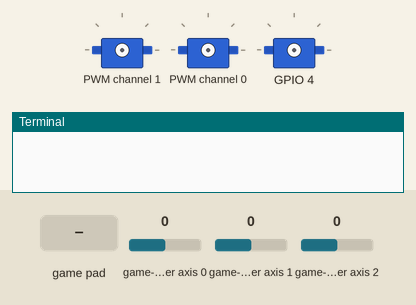
Simulated run of this program. Board: Raspberry Pi (BCM pin numbers). On the bench: 3 × servo, the last lines printed to the terminal. The test bench sets the inputs (shaded band); at power-on: game-controller axis 1 0, game-controller axis 2 0, game-controller axis 0 0. Servo angles are drawn from the pulse width (0.5 ms = 0°, 2.5 ms = 180°).

Above: at 1.2 s.
1.3 s: game-controller axis 1 set to -1
2.8 s: game-controller button 10 pressed
At 3.6 s:
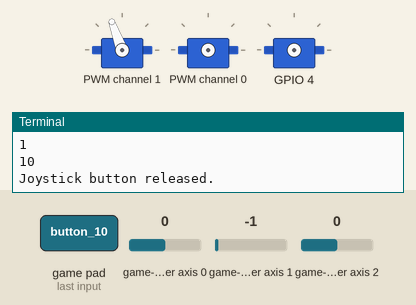
4.3 s: game-controller axis 2 set to -1
At 4.7 s:
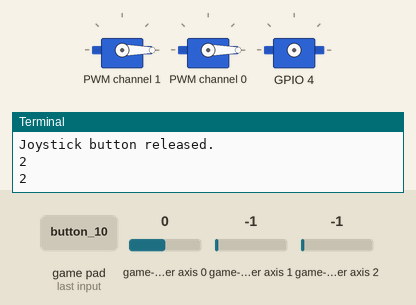
5.8 s: game-controller button 11 pressed
At 7.0 s:
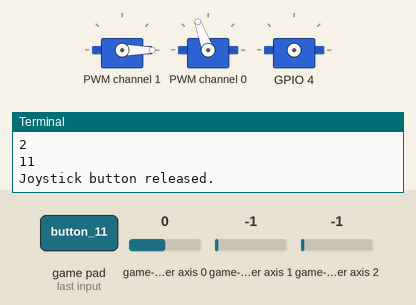
7.3 s: game-controller button 8 pressed
8.8 s: game-controller axis 0 set to -1
At 11.7 s:
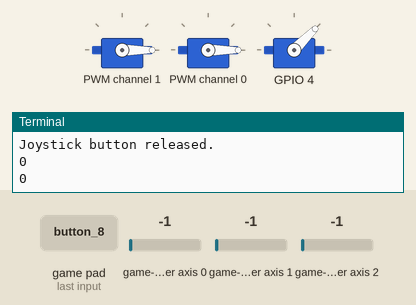
Timing chart, 0 to 12.8 s (numbered marks = the images above; inputs shaded):
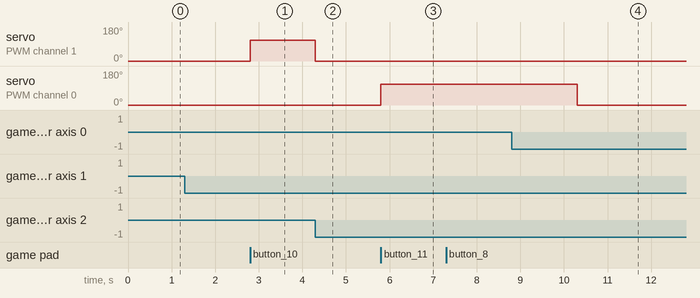

Measured:
- after the input at 2.8 s, servo on PWM channel 1: 0° → 110° at once
- after the input at 4.3 s, servo on PWM channel 1: 110° → 0° at once
- after the input at 5.8 s, servo on PWM channel 0: 0° → 110° at once
- after the input at 8.8 s, servo on PWM channel 0: 110° → 0° after 1.5 s

The program:

brushless_motor.py
```python
import time
import pigpio
import pygame
from adafruit_servokit import ServoKit

#set pi to
pi = pigpio.pi()

pygame.init()

# Loop until the user clicks the close button.
done = False

# Used to manage how fast the screen updates
clock = pygame.time.Clock()

# Initialize the joysticks
j = pygame.joystick.Joystick(0)
j.init()

# Set kit to access pca9685 servo channels
kit = ServoKit(channels=8)

# Create variable for gpio pin
motor = 4


while not done:
    # EVENT PROCESSING STEP
    for event in pygame.event.get():
        if event.type == pygame.QUIT:
            done = True
        # Set event type to access JOYBUTTONDOWN for servos and motor
        if event.type == pygame.JOYBUTTONDOWN:

            # If joybuttondown key value is pressed, motor will output a response
            if j.get_button(8):
                pi.set_servo_pulsewidth(4, 1000)    # off
                time.sleep(3)
                print(event.button)
            if j.get_button(9):
                pi.set_servo_pulsewidth(4, 1500)    # 50% power
                time.sleep(3)
                print(event.button)
            if j.get_button(0):
                pi.set_servo_pulsewidth(4, 1800)    # 80% power
                time.sleep(3)
                print(event.button)

            # If joybuttondown key value is pressed, servos will output a response
            if j.get_button(10):
                kit.servo[1].angle = 110
                print(event.button)
            if j.get_button(11):
                kit.servo[0].angle = 110
                print(event.button)

        # Set event type to access JOYBUTTONUP
        if event.type == pygame.JOYBUTTONUP:
            print("Joystick button released.")

        # Set event type to access JOYAXISMOTION for servo reset
        if event.type == pygame.JOYAXISMOTION:

            # If JOYAXISMOTION key value is moved up, servos will resest original position
            if j.get_axis(2):
                kit.servo[0].angle = 0
                print(event.axis)
            if j.get_axis(1):
                kit.servo[1].angle = 0
                print(event.axis)

pi.stop()
```
